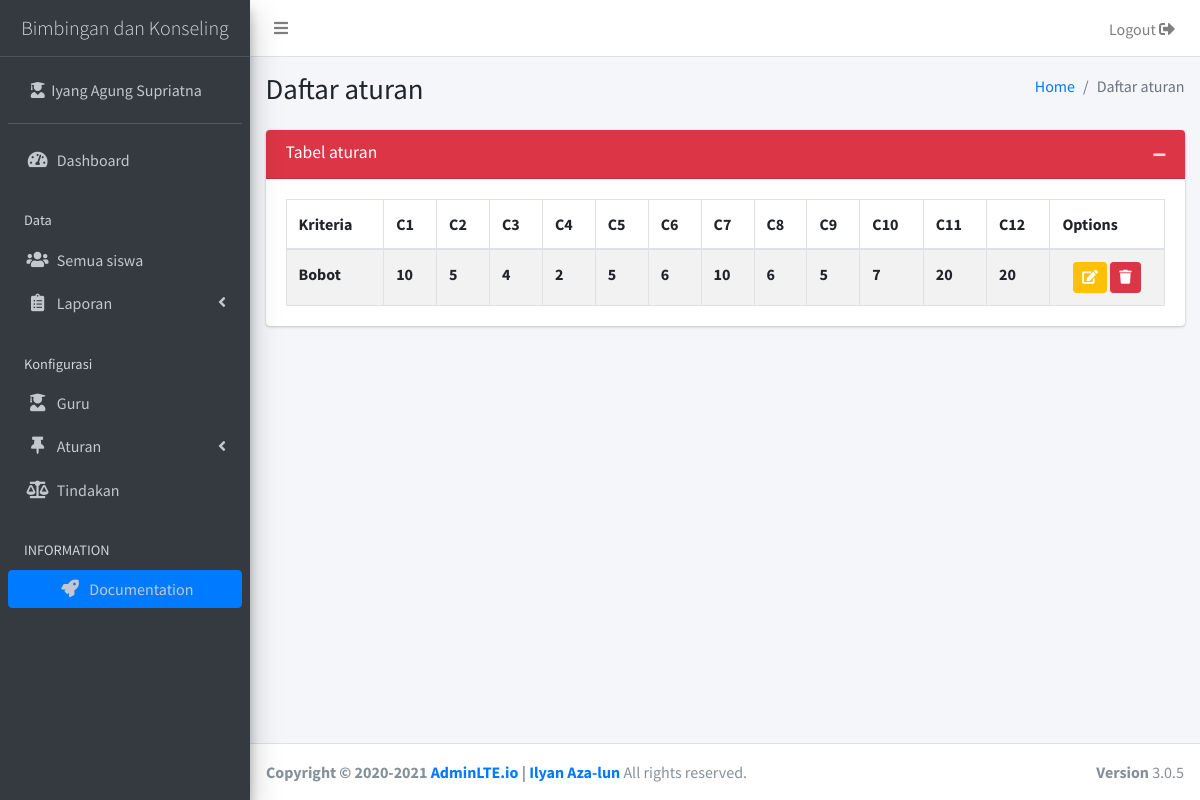
The page /violation (signed in) on the database its author committed.
### tables this page shows
CREATE TABLE `tbl_configuration` (
  `variable` varchar(255) NOT NULL,
  `value` text NOT NULL
);

CREATE TABLE `tbl_criteria` (
  `id` varchar(255) NOT NULL,
  `name` varchar(255) NOT NULL,
  `type` varchar(255) NOT NULL,
  `weight` float NOT NULL
);

### _app/controllers/Violation.php (called while the page is built, shortened)
<?php
class Violation extends Controller
{
	function __construct()
	{
		$this->request = $this->model('M_home');
		foreach ($this->request->load_configuration() as $key) {
			if("title"==$key['variable']){
				$this->title = $key['value'];
			};
		}
	}
	public function index()
	{
		$data['violation'] = $this->model('M_criteria')->select_criteria('violation');
		$this->view('components/sidebar');
		$this->view('criteria/violation/index', $data);
	}
}

### _app/core/App.php (called while the page is built, shortened)
<?php
class App
{
	protected $method = 'index';
	protected $params = [];
	function __construct(){
		$this->controller = new $this->controller;
		call_user_func_array([$this->controller, $this->method], $this->params);
	}
}

### index.php (called while the page is built, shortened)
<?php
	require_once '_app/init.php';
	new App;

### _app/init.php (called while the page is built, shortened)
<?php
	spl_autoload_register(function($class){
		$class = explode('\\', $class);
		$class = end($class);
	});

### _app/core/Database.php (called while the page is built, shortened)
<?php
class Database{
	private $host = DB_HOST;
	private $user = DB_USER;
	private $pass = DB_PASS;
	private $name = DB_NAME;
	private $dbh;
	private $stmt;
	public function __construct(){
		$dsn     = 'mysql:host='.$this->host.';dbname='.$this->name;
		$options = [
			PDO::ATTR_PERSISTENT =>true,
			PDO::ATTR_ERRMODE => PDO::ERRMODE_EXCEPTION
		];
		try {
			$this->dbh = new PDO($dsn, $this->user, $this->pass, $options);
		} catch (PDOException $e) {
			die($e->getMessage());
		}
	}
	public function query($query){
		$this->stmt = $this->dbh->prepare($query);
	}
	public function bind($param, $value, $type = null){
		if (is_null($type)) {
			switch (true) {
				default:
					$type = PDO::PARAM_STR;
					break;
			}
		}
		$this->stmt->bindValue($param, $value, $type);
	}
	public function execute(){
		$this->stmt->execute();
	}
	public function resultSet(){
		return $this->stmt->fetchAll(PDO::FETCH_ASSOC);
	}
}

### _app/models/M_home.php (called while the page is built, shortened)
<?php
class M_home{
	private $db;
	function __construct(){
		$this->db = new Database;
	}
	public function load_configuration(){
		$this->db->query('SELECT * FROM tbl_configuration');
		$this->db->execute();
		return $this->db->resultSet();
	}
}

### _app/models/M_criteria.php (called while the page is built, shortened)
<?php
class M_criteria
{
	private $db;
	function __construct(){
		$this->db = new Database;
	}
	public function select_criteria($type)
	{
		$this->db->query("
		SELECT `id`, `name`, `weight` FROM `tbl_criteria` WHERE `type` = :type ;");
		$this->db->bind('type', $type);
		$this->db->execute();
		return $this->db->resultSet();
	}
}

### _app/views/criteria/violation/index.php (the view, shortened to what this page needs)
<section class="content">
  <div class="container-fluid">
    <div class="row">
      <div class="col-12">
        <div class="card <?=(empty($data['violation'])?'collapse':'')?>">
          <div class="card-header bg-danger">
            <h3 class="card-title">Tabel aturan</h3>
            <div class="card-tools">
              <button type="button" class="btn btn-tool" data-card-widget="collapse"><i class="fas fa-minus"></i></button>
            </div>
          </div>
          <div class="card-body">
            <table id="tbl_criteria" class="table table-bordered table-striped">
              <thead>
                <tr>
                  <th>Kriteria</th>
                  <?php foreach ($data['violation'] as $key => $value): ?>
                  <th title="<?=$value['name']?>">C<?=$key+1?></th>
                  <?php endforeach ?>
                  <th>Options</th>
                </tr>
              </thead>
              <tbody>
                <tr>
                  <th>Bobot</th>
                  <?php foreach ($data['violation'] as $key => $value): ?>
                  <th><?=$value['weight']?></th>
                  <?php endforeach ?>
                  <td class="text-center">
                    <button type="button" class="btn btn-sm btn-warning" id="update" data-toggle="collapse" data-target="#field_rules" aria-expanded="false" aria-controls="field_rules"><i class="fa fa-edit fa-inverse"></i></button>
                    <button type="button" class="btn btn-sm btn-danger" data-toggle="modal" data-target="#modal-conformation-delete"><i class="fa fa-trash fa-inverse"></i></button>
                  </td>
                </tr>
              </tbody>
            </table>
          </div>
        </div>
      </div>
    </div>
  </div>
</section>

### _app/views/components/sidebar.php (shortened to what this page needs)
  <link rel="stylesheet" href="<?=BASEURL?>/_assets/dist/css/adminlte.min.css">
</head>
<body class="hold-transition sidebar-mini layout-fixed pace-primary">
  <div class="wrapper">
    <nav class="main-header navbar navbar-expand navbar-white navbar-light">
      <ul class="navbar-nav">
        <li class="nav-item">
          <a class="nav-link" data-widget="pushmenu" href="#" role="button"><i class="fas fa-bars"></i></a>
        </li>
      </ul>
      <ul class="navbar-nav ml-auto">
        <li class="nav-item d-none d-sm-inline-block">
          <a data-toggle="modal" data-target="#logoutModal" class="btn nav-link">Logout <i class="fas fa-sign-out-alt"></i></a>
        </li>
      </ul>
    </nav>
    <aside class="main-sidebar sidebar-dark-primary elevation-4">
      <a href="<?=BASEURL?>/" class="brand-link text-center">
        <span class="brand-text font-weight-light"><?=$this->title?></span>
      </a>
      <div class="sidebar">
        <div class="user-panel mt-3 pb-3 mb-3 d-flex">
          <div class="image">
          </div>
          <div class="info">
            <a href="<?=BASEURL?>" class="d-block"><i class="fa fa-user-graduate"></i>&nbsp;&nbsp;<?=explode(',', $_SESSION['user']['homeroom_teacher'])[0]?></a>
          </div>
        </div>
        <nav class="mt-2">
          <ul class="nav nav-pills nav-sidebar flex-column" data-widget="treeview" role="menu" data-accordion="false">
           <li class="nav-item has-treeview">
            <a href="<?=BASEURL?>" class="nav-link">
              <i class="nav-icon fas fa-tachometer-alt"></i>
              <p>
                Dashboard
              </p>
            </a>
          </li>
          <li class="nav-header">Data</li>
          <?php if ($_SESSION['user']['class'] == "staff" ): ?>
            <li class="nav-item">
              <a href="<?=BASEURL?>/students/<?=base64_encode('all')?>" class="nav-link">
                <i class="nav-icon fas fa-users"></i>
                Semua siswa
              </a>
            </li>
            <?php endif ?>
            <li class="nav-item has-treeview">
              <a href="#" class="nav-link">
                <i class="nav-icon fa fa-clipboard-list"></i>
                <p>
                  Laporan
                  <i class="fas fa-angle-left right"></i>
                </p>
              </a>
            </li>
            <?php if ($_SESSION['user']['class'] == "staff" ): ?>
              <li class="nav-header">Konfigurasi</li>
              <li class="nav-item">
                <a href="<?=BASEURL?>/teacher" class="nav-link">
                 <i class="fa fa-user-graduate nav-icon"></i>
                 <p>Guru</p>
               </a>
             </li>
             <li class="nav-item has-treeview">
              <a href="#" class="nav-link">
                <i class="nav-icon fas fa-thumbtack"></i>
                <p>
                  Aturan
                  <i class="fas fa-angle-left right"></i>
                </p>
              </a>
            </li>
            <li class="nav-item">
                <a href="<?=BASEURL?>/action" class="nav-link">
                 <i class="fa fa-balance-scale nav-icon"></i>
                 <p>Tindakan</p>
               </a>
            </li>
          <?php endif ?>
          <li class="nav-header">INFORMATION</li>
          <li class="nav-item text-center">
            <a href="#" class="btn btn-primary btn-block">
              <i class="fa fa-rocket nav-icon"></i>
              Documentation
            </a>
          </li>
        </ul>
      </nav>
    </div>
  </aside>

### rows shown on the page
tbl_configuration: value "Bimbingan dan Konseling"
tbl_criteria: weight "10"
tbl_criteria: weight "5"
tbl_criteria: weight "4"
tbl_criteria: weight "2"
tbl_criteria: weight "5"
tbl_criteria: weight "6"
tbl_criteria: weight "10"
tbl_criteria: weight "6"
tbl_criteria: weight "5"
tbl_criteria: weight "7"
tbl_criteria: weight "20"
tbl_criteria: weight "20"

### other values the page prints
explode(',', $_SESSION['user']['homeroom_teacher'])[0] "Iyang Agung Supriatna"
$this->page['title'] "Daftar aturan"
